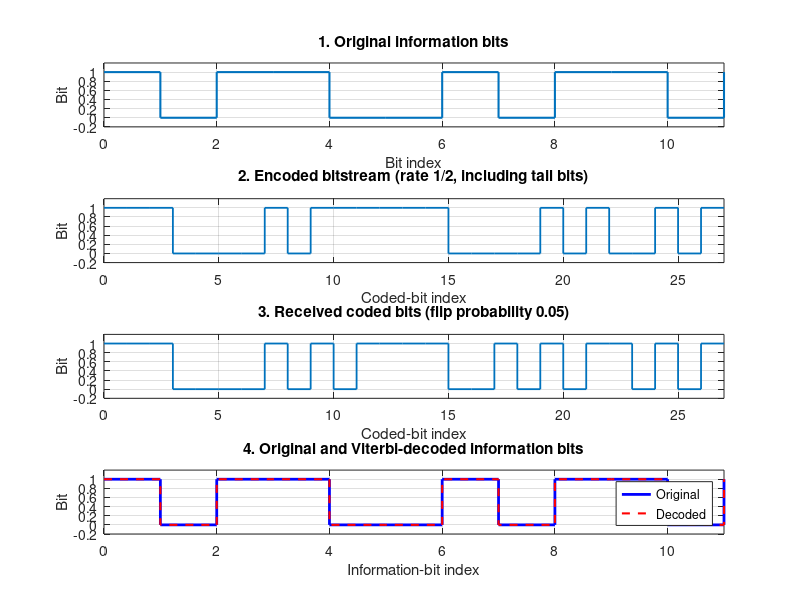
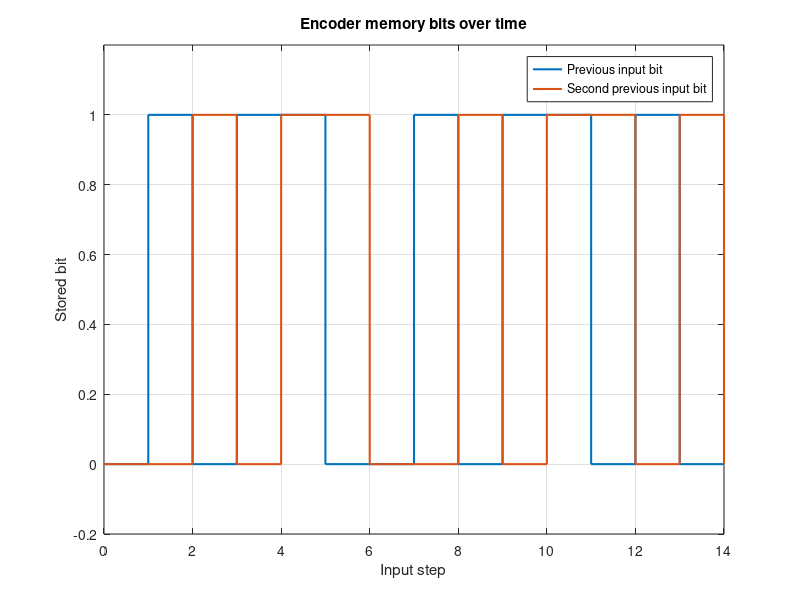

Write MATLAB code to recreate these figures, in order.
%% Experiment 4: Convolutional Encoding and Viterbi Decoding
% Standalone hard-decision simulation; core MATLAB only.
% Rate 1/2, constraint length K=3, generator polynomials [111] and [101].
% Save as convolutional_code_simulation.m and press Run.

clear; close all; clc;
rng(21);

%% Parameters and input data
dataBits = [1 0 1 1 0 0 1 0 1 1 0 1];
K = 3;
memory = K-1;
numStates = 2^memory;

% Append tail zeros so the encoder returns to state 00.
terminatedInput = [dataBits zeros(1,memory)];

%% Convolutional encoding
% State is [previous input bit, second previous input bit].
state = [0 0];
codedBits = zeros(1,2*numel(terminatedInput));
stateTrace = zeros(numel(terminatedInput)+1,2);
stateTrace(1,:) = state;

for k = 1:numel(terminatedInput)
    u = terminatedInput(k);
    v1 = mod(u + state(1) + state(2),2); % generator 111
    v2 = mod(u + state(2),2);            % generator 101
    codedBits(2*k-1:2*k) = [v1 v2];

    state = [u state(1)];
    stateTrace(k+1,:) = state;
end

%% Simulate a binary symmetric channel by flipping bits
flipProbability = 0.05;
errorMask = rand(size(codedBits)) < flipProbability;
receivedBits = mod(codedBits + errorMask,2);

%% Viterbi decoder (hard decision, Hamming-distance metric)
% State number: 2*previous_bit + second_previous_bit, in range 0..3.
% Store path metric, predecessor state, and input decision.
numSteps = numel(terminatedInput);
largeMetric = 1e9;
pathMetric = largeMetric*ones(numStates,numSteps+1);
predecessor = zeros(numStates,numSteps);
inputDecision = zeros(numStates,numSteps);
pathMetric(1,1) = 0;  % known initial state 00

% Trellis transition tables
nextState = zeros(numStates,2);
branchOutput = zeros(numStates,2,2);
for s = 0:numStates-1
    prev1 = bitget(s,2);
    prev2 = bitget(s,1);
    for u = 0:1
        out1 = mod(u+prev1+prev2,2);
        out2 = mod(u+prev2,2);
        newPrev1 = u;
        newPrev2 = prev1;
        ns = 2*newPrev1 + newPrev2;
        nextState(s+1,u+1) = ns;
        branchOutput(s+1,u+1,:) = [out1 out2];
    end
end

for tStep = 1:numSteps
    r = receivedBits(2*tStep-1:2*tStep);
    for s = 0:numStates-1
        if pathMetric(s+1,tStep) >= largeMetric
            continue;
        end
        for u = 0:1
            ns = nextState(s+1,u+1);
            out = squeeze(branchOutput(s+1,u+1,:)).';
            branchMetric = sum(out ~= r);
            candidate = pathMetric(s+1,tStep) + branchMetric;
            if candidate < pathMetric(ns+1,tStep+1)
                pathMetric(ns+1,tStep+1) = candidate;
                predecessor(ns+1,tStep) = s;
                inputDecision(ns+1,tStep) = u;
            end
        end
    end
end

% Because tail zeros were appended, choose final state 00.
currentState = 0;
decodedTerminated = zeros(1,numSteps);
for tStep = numSteps:-1:1
    decodedTerminated(tStep) = inputDecision(currentState+1,tStep);
    currentState = predecessor(currentState+1,tStep);
end
decodedBits = decodedTerminated(1:numel(dataBits));

%% Results
rawErrors = sum(receivedBits ~= codedBits);
decodedErrors = sum(decodedBits ~= dataBits);

fprintf('CONVOLUTIONAL CODING SUMMARY\n');
fprintf('Constraint length K   : %d\n',K);
fprintf('Memory elements       : %d\n',memory);
fprintf('Number of states      : %d\n',numStates);
fprintf('Code rate             : 1/2\n');
fprintf('Input bits            : '); fprintf('%d',dataBits); fprintf('\n');
fprintf('Encoded bits          : '); fprintf('%d',codedBits); fprintf('\n');
fprintf('Received coded bits   : '); fprintf('%d',receivedBits); fprintf('\n');
fprintf('Decoded data bits     : '); fprintf('%d',decodedBits); fprintf('\n');
fprintf('Coded-bit channel flips: %d\n',rawErrors);
fprintf('Errors after decoding : %d out of %d information bits\n',decodedErrors,numel(dataBits));

%% Visualization
figure('Name','Convolutional Coding and Viterbi Decoding','Color','w');

subplot(4,1,1);
stairs(0:numel(dataBits)-1,dataBits,'LineWidth',1.5);
grid on; ylim([-0.2 1.2]); xlim([0 numel(dataBits)-1]);
title('1. Original information bits');
xlabel('Bit index'); ylabel('Bit');

subplot(4,1,2);
stairs(0:numel(codedBits)-1,codedBits,'LineWidth',1.3);
grid on; ylim([-0.2 1.2]); xlim([0 numel(codedBits)-1]);
title('2. Encoded bitstream (rate 1/2, including tail bits)');
xlabel('Coded-bit index'); ylabel('Bit');

subplot(4,1,3);
stairs(0:numel(receivedBits)-1,receivedBits,'LineWidth',1.3);
grid on; ylim([-0.2 1.2]); xlim([0 numel(receivedBits)-1]);
title(sprintf('3. Received coded bits (flip probability %.2f)',flipProbability));
xlabel('Coded-bit index'); ylabel('Bit');

subplot(4,1,4);
stairs(0:numel(dataBits)-1,dataBits,'b','LineWidth',2); hold on;
stairs(0:numel(decodedBits)-1,decodedBits,'r--','LineWidth',1.5);
grid on; ylim([-0.2 1.2]); xlim([0 numel(dataBits)-1]);
title('4. Original and Viterbi-decoded information bits');
xlabel('Information-bit index'); ylabel('Bit');
legend('Original','Decoded','Location','best');

figure('Name','Convolutional Encoder State Evolution','Color','w');
stairs(0:numel(terminatedInput),stateTrace(:,1),'LineWidth',1.5); hold on;
stairs(0:numel(terminatedInput),stateTrace(:,2),'LineWidth',1.5);
grid on; ylim([-0.2 1.2]);
title('Encoder memory bits over time');
xlabel('Input step'); ylabel('Stored bit');
legend('Previous input bit','Second previous input bit','Location','best');

%% Notes
% XOR is modulo-2 addition.
% For K=3, there are 2^(K-1)=4 states.
% Viterbi decoding retains the minimum-Hamming-distance path per state.
% Results depend on random channel flips; a short codeword may occasionally
% decode incorrectly. Increase the input length to study average performance.
